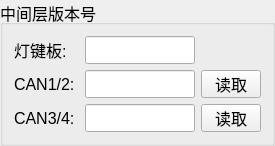
  <widget class="QGroupBox" name="VersionBox">
   <property name="geometry">
    <rect>
     <x>50</x>
     <y>130</y>
     <width>270</width>
     <height>140</height>
    </rect>
   </property>
   <property name="font">
    <font>
     <pointsize>12</pointsize>
    </font>
   </property>
   <property name="title">
    <string>中间层版本号</string>
   </property>
   <property name="checkable">
    <bool>false</bool>
   </property>
   <property name="checked">
    <bool>false</bool>
   </property>
   <layout class="QVBoxLayout" name="verticalLayout_8">
    <item>
     <layout class="QHBoxLayout" name="horizontalLayout_13">
      <item>
       <widget class="QLabel" name="label_10">
        <property name="minimumSize">
         <size>
          <width>65</width>
          <height>28</height>
         </size>
        </property>
        <property name="maximumSize">
         <size>
          <width>65</width>
          <height>28</height>
         </size>
        </property>
        <property name="font">
         <font>
          <pointsize>12</pointsize>
         </font>
        </property>
        <property name="text">
         <string>灯键板:</string>
        </property>
       </widget>
      </item>
      <item>
       <widget class="QLineEdit" name="version_ledkey">
        <property name="enabled">
         <bool>true</bool>
        </property>
        <property name="sizePolicy">
         <sizepolicy hsizetype="Expanding" vsizetype="Fixed">
          <horstretch>0</horstretch>
          <verstretch>0</verstretch>
         </sizepolicy>
        </property>
        <property name="minimumSize">
         <size>
          <width>110</width>
          <height>28</height>
         </size>
        </property>
        <property name="maximumSize">
         <size>
          <width>110</width>
          <height>28</height>
         </size>
        </property>
        <property name="font">
         <font>
          <pointsize>12</pointsize>
         </font>
        </property>
        <property name="readOnly">
         <bool>true</bool>
        </property>
       </widget>
      </item>
      <item>
       <spacer name="horizontalSpacer_2">
        <property name="orientation">
         <enum>Qt::Horizontal</enum>
        </property>
        <property name="sizeHint" stdset="0">
         <size>
          <width>40</width>
          <height>20</height>
         </size>
        </property>
       </spacer>
      </item>
     </layout>
    </item>
    <item>
     <layout class="QHBoxLayout" name="horizontalLayout_19">
      <item>
       <widget class="QLabel" name="label_11">
        <property name="minimumSize">
         <size>
          <width>65</width>
          <height>28</height>
         </size>
        </property>
        <property name="maximumSize">
         <size>
          <width>65</width>
          <height>28</height>
         </size>
        </property>
        <property name="font">
         <font>
          <pointsize>12</pointsize>
         </font>
        </property>
        <property name="text">
         <string>CAN1/2:</string>
        </property>
       </widget>
      </item>
      <item>
       <widget class="QLineEdit" name="version_can1can2">
        <property name="enabled">
         <bool>true</bool>
        </property>
        <property name="sizePolicy">
         <sizepolicy hsizetype="Expanding" vsizetype="Fixed">
          <horstretch>0</horstretch>
          <verstretch>0</verstretch>
         </sizepolicy>
        </property>
        <property name="minimumSize">
         <size>
          <width>110</width>
          <height>28</height>
         </size>
        </property>
        <property name="maximumSize">
         <size>
          <width>110</width>
          <height>28</height>
         </size>
        </property>
        <property name="font">
         <font>
          <pointsize>12</pointsize>
         </font>
        </property>
        <property name="readOnly">
         <bool>true</bool>
        </property>
       </widget>
      </item>
      <item>
       <widget class="QPushButton" name="pushButton_can1can2">
        <property name="minimumSize">
         <size>
          <width>0</width>
          <height>28</height>
         </size>
        </property>
        <property name="maximumSize">
         <size>
          <width>60</width>
          <height>28</height>
         </size>
        </property>
        <property name="font">
         <font>
          <pointsize>12</pointsize>
         </font>
        </property>
        <property name="text">
         <string>读取</string>
        </property>
       </widget>
      </item>
     </layout>
    </item>
    <item>
     <layout class="QHBoxLayout" name="horizontalLayout_20">
      <item>
       <widget class="QLabel" name="label_15">
        <property name="minimumSize">
         <size>
          <width>65</width>
          <height>28</height>
         </size>
        </property>
        <property name="maximumSize">
         <size>
          <width>65</width>
          <height>28</height>
         </size>
        </property>
        <property name="font">
         <font>
          <pointsize>12</pointsize>
         </font>
        </property>
        <property name="text">
         <string>CAN3/4:</string>
        </property>
       </widget>
      </item>
      <item>
       <widget class="QLineEdit" name="version_can3can4">
        <property name="enabled">
         <bool>true</bool>
        </property>
        <property name="sizePolicy">
         <sizepolicy hsizetype="Expanding" vsizetype="Fixed">
          <horstretch>0</horstretch>
          <verstretch>0</verstretch>
         </sizepolicy>
        </property>
        <property name="minimumSize">
         <size>
          <width>110</width>
          <height>28</height>
         </size>
        </property>
        <property name="maximumSize">
         <size>
          <width>110</width>
          <height>28</height>
         </size>
        </property>
        <property name="font">
         <font>
          <pointsize>12</pointsize>
         </font>
        </property>
        <property name="readOnly">
         <bool>true</bool>
        </property>
       </widget>
      </item>
      <item>
       <widget class="QPushButton" name="pushButton_can3can4">
        <property name="minimumSize">
         <size>
          <width>0</width>
          <height>28</height>
         </size>
        </property>
        <property name="maximumSize">
         <size>
          <width>60</width>
          <height>28</height>
         </size>
        </property>
        <property name="font">
         <font>
          <pointsize>12</pointsize>
         </font>
        </property>
        <property name="text">
         <string>读取</string>
        </property>
       </widget>
      </item>
     </layout>
    </item>
   </layout>
  </widget>
